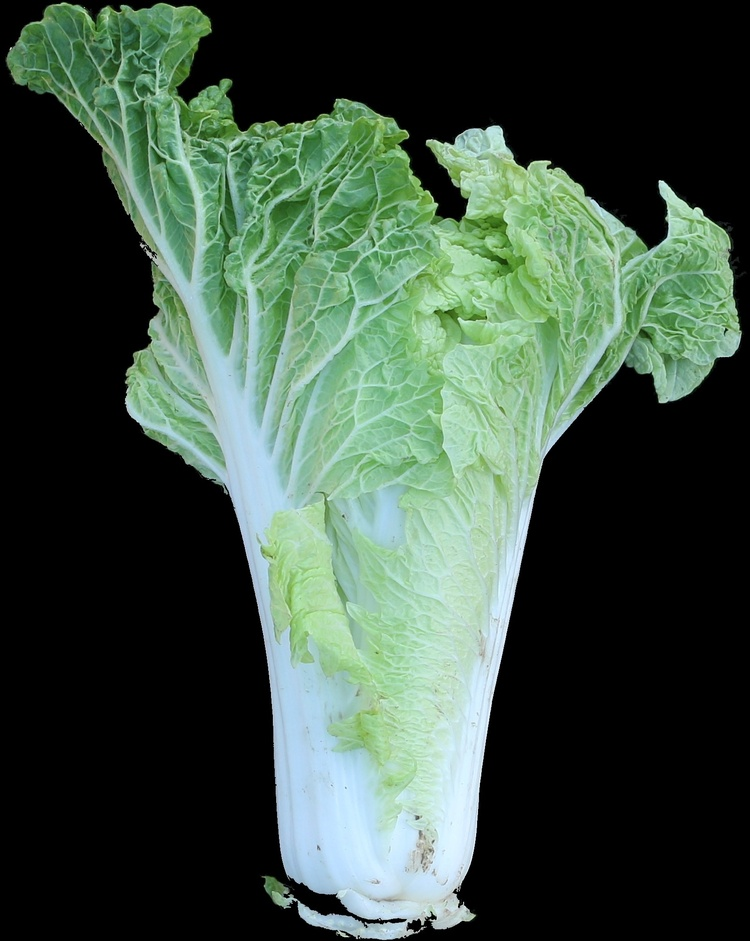
#> input picture 23/centered_22A-T-36-11球形侧视图.JPG, 750 x 941 px, shrunk from 1608 x 2016 before the run
$ python FindWhiteBiggest.py
#> lines starting #> are read from the running program, lines starting #| are printed output that depends on the picture; after the words box and inside, x2 and y2 are one past the last pixel; in counts of white or black regions, pixels touching at a corner belong together
import cv2
import numpy as np

# 读取输入图片
image = cv2.imread('centered_22A-T-36-11球形侧视图.JPG')
#> image is the input picture: shape (941, 750, 3); mean B, G, R 65.4, 78.9, 59.9

# 获取图片的尺寸
height, width = image.shape[:2]
#> height = 941; width = 750

# 截取图片的前一半
half_image = image[:, :width // 2]
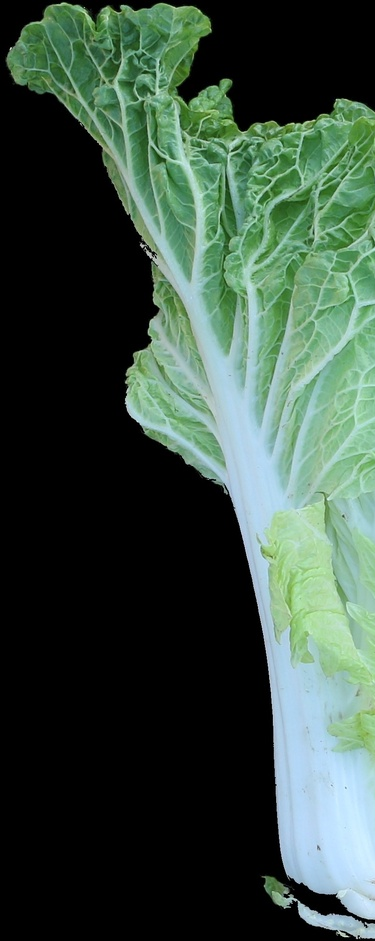
#> half_image: shape (941, 375, 3); mean B, G, R 64.6, 76.6, 56.8

# 定义白色的HSV范围
white_lower1 = np.array([0, 0, 180])
white_upper1 = np.array([180, 45, 255])
white_lower2 = np.array([90, 0, 190])
white_upper2 = np.array([180, 130, 255])
white_lower3 = np.array([0, 0, 180])
white_upper3 = np.array([27, 130, 255])

# 转换图片到HSV颜色空间
hsv_image = cv2.cvtColor(half_image, cv2.COLOR_BGR2HSV)
#> hsv_image: shape (941, 375, 3); mean H, S, V 34.7, 42.2, 78.5

# 创建掩码
mask1 = cv2.inRange(hsv_image, white_lower1, white_upper1)
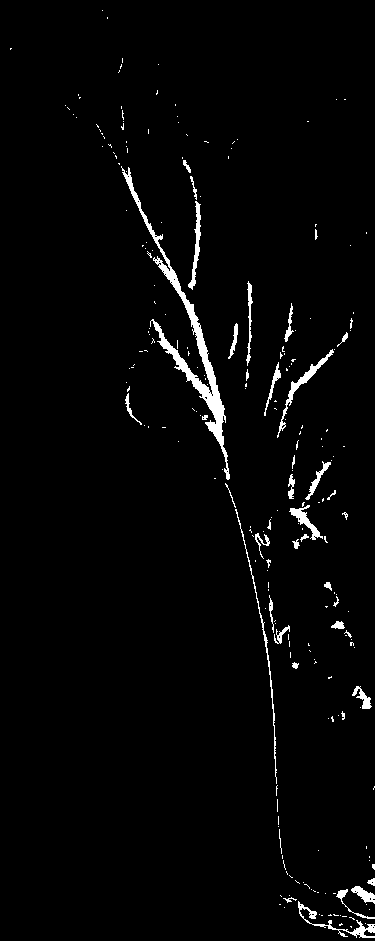
#> mask1: shape (941, 375); 2.3% white; 233 white regions (191 under 20 px), largest, box (x1, y1, x2, y2) and area: (121, 166, 230, 480) 2919, (277, 349, 334, 438) 481, (298, 901, 375, 938) 457
mask2 = cv2.inRange(hsv_image, white_lower2, white_upper2)
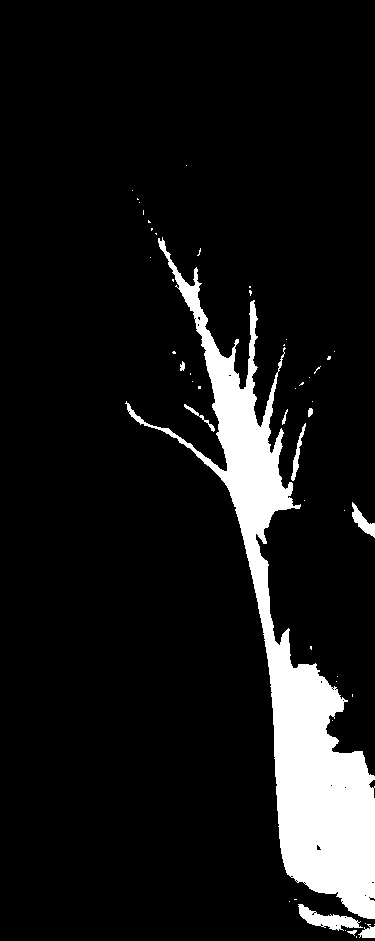
#> mask2: shape (941, 375); 9.5% white; 49 white regions (39 under 20 px), largest, box (x1, y1, x2, y2) and area: (125, 237, 375, 919) 31803, (298, 904, 363, 931) 723, (352, 502, 375, 538) 324
mask3 = cv2.inRange(hsv_image, white_lower3, white_upper3)
#> mask3: shape (941, 375); every value is 0

# 合并掩码
mask = cv2.bitwise_or(mask1, mask2)
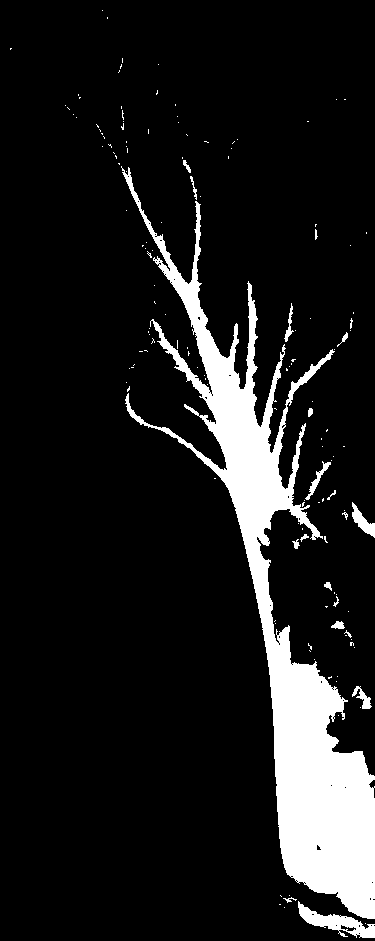
#> mask: shape (941, 375); 11% white; 147 white regions (127 under 20 px)
mask = cv2.bitwise_or(mask, mask3)

# 找到所有的轮廓
contours, _ = cv2.findContours(mask, cv2.RETR_EXTERNAL, cv2.CHAIN_APPROX_SIMPLE)
#> contours = 147 contours, 134 with area under 20; largest, box (x1, y1, x2, y2) and area: (121, 166, 375, 919) 34432, (298, 901, 375, 938) 974, (352, 502, 375, 538) 281, (305, 461, 331, 500) 152, (352, 686, 372, 709) 140

# 找到最大的轮廓
max_contour = max(contours, key=cv2.contourArea)
#> max_contour = contour of 1920 points, box (x1, y1, x2, y2) (121, 166, 375, 919), area 34432

# 创建一个空白的掩码
largest_white_area = np.zeros_like(half_image)

# 绘制最大的轮廓
cv2.drawContours(largest_white_area, [max_contour], -1, (255, 255, 255), thickness=cv2.FILLED)
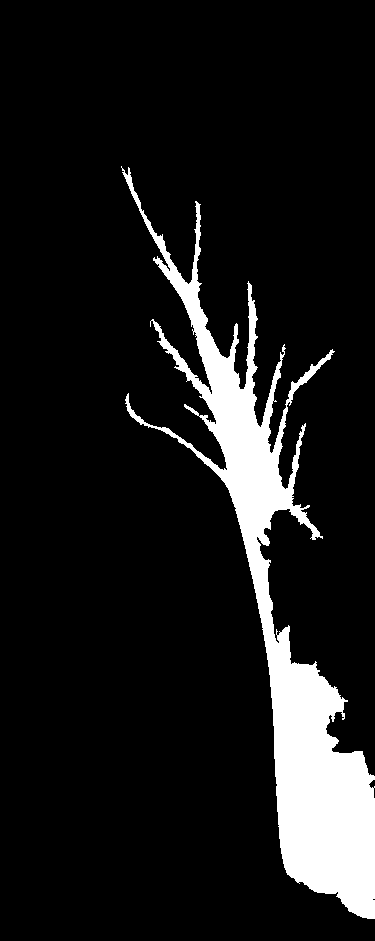
#> largest_white_area: shape (941, 375, 3); 10.3% white; 1 white region, box (x1, y1, x2, y2) and area: (121, 166, 375, 919) 36232

# 保存结果到当前文件夹
cv2.imwrite('largest_white_area.jpg', largest_white_area)

$ run again, with 23/centered_22A-T-34-2球形侧视图.JPG copied over 23/centered_22A-T-36-11球形侧视图.JPG
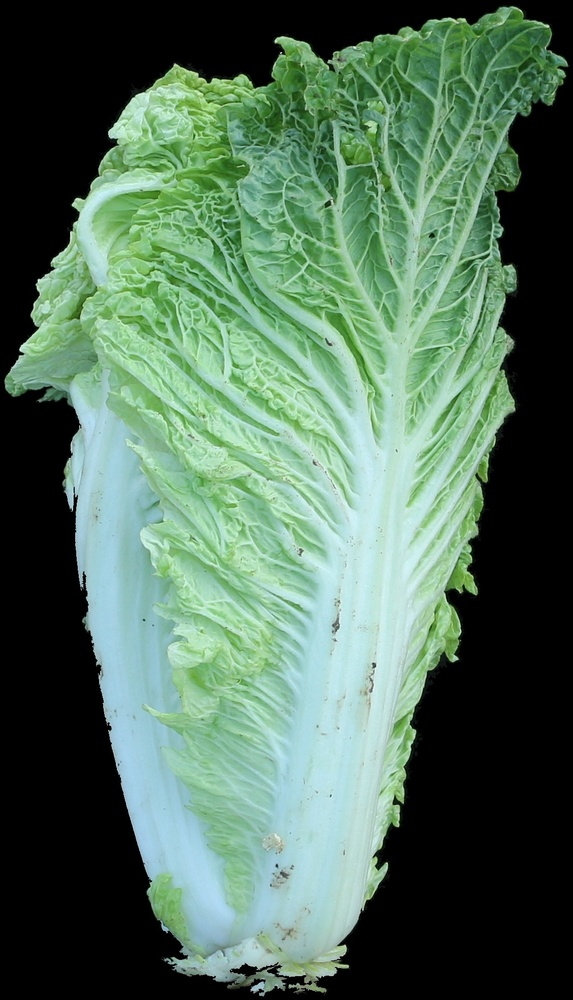
#> input picture 23/centered_22A-T-34-2球形侧视图.JPG, 573 x 1000 px, shrunk from 1128 x 1970 before the run
#> image is the input picture: shape (1000, 573, 3); mean B, G, R 92.2, 111.9, 82.8
#> hsv_image: shape (1000, 286, 3); mean H, S, V 46, 53.5, 117
#> `mask1 = cv2.inRange(hsv_image, white_lower1, white_upper1)`:
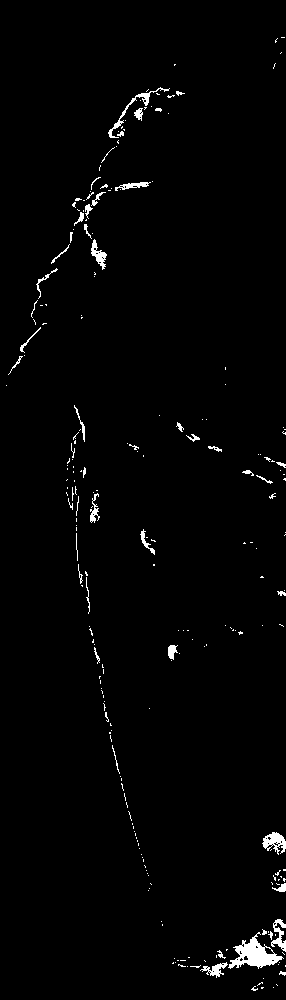
#> mask1: shape (1000, 286); 1.6% white; 239 white regions (192 under 20 px), largest, box (x1, y1, x2, y2) and area: (228, 932, 284, 969) 862, (262, 832, 286, 855) 298, (108, 87, 170, 138) 278
#> mask2: shape (1000, 286); 11.2% white; 50 white regions (36 under 20 px), largest, box (x1, y1, x2, y2) and area: (72, 397, 236, 943) 28022, (244, 849, 286, 935) 1922, (269, 744, 286, 834) 989
#> mask3: shape (1000, 286); every value is 0
#> mask: shape (1000, 286); 12.5% white; 183 white regions (139 under 20 px)
#> contours = 183 contours, 158 with area under 20; largest, box (x1, y1, x2, y2) and area: (71, 397, 236, 943) 27827, (244, 744, 286, 952) 3324, (226, 932, 284, 969) 906, (200, 954, 228, 978) 230, (108, 87, 170, 138) 182
#> max_contour = contour of 964 points, box (x1, y1, x2, y2) (71, 397, 236, 943), area 27827
#> `cv2.drawContours(largest_white_area, [max_contour], -1, (255, 255, 255..`:
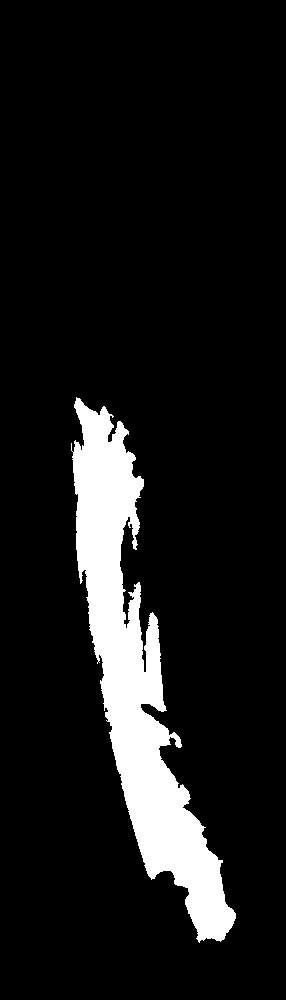
#> largest_white_area: shape (1000, 286, 3); 10% white; 1 white region, box (x1, y1, x2, y2) and area: (71, 397, 236, 943) 28731

$ run again, with 23/centered_22A-T-34-5球形侧视图.JPG copied over 23/centered_22A-T-36-11球形侧视图.JPG
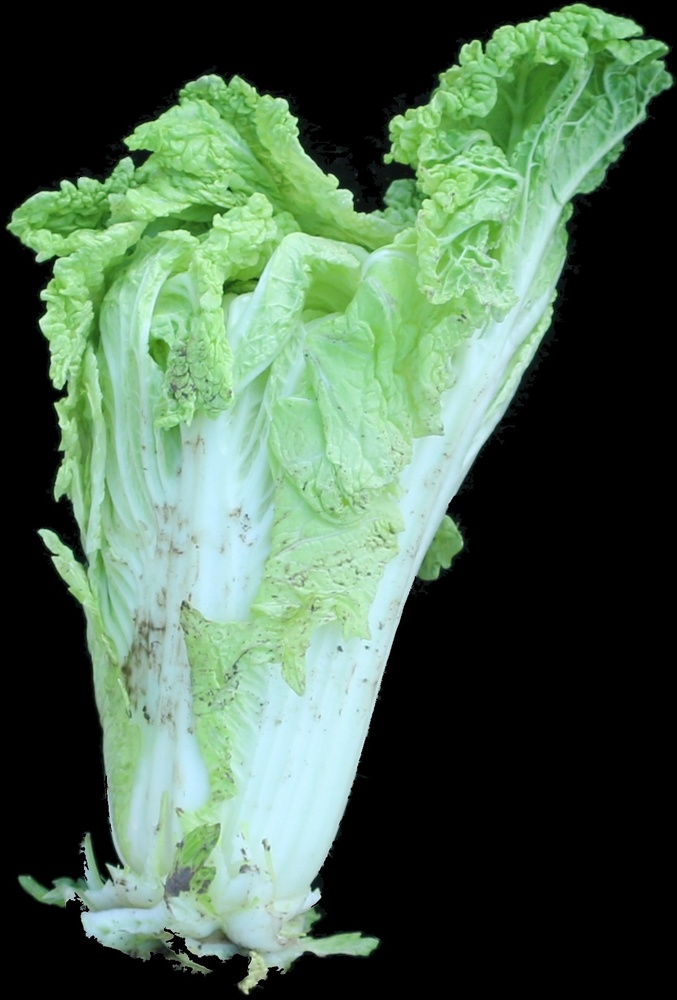
#> input picture 23/centered_22A-T-34-5球形侧视图.JPG, 677 x 1000 px, shrunk from 1209 x 1785 before the run
#> image is the input picture: shape (1000, 677, 3); mean B, G, R 80.4, 101.5, 75.9
#> hsv_image: shape (1000, 338, 3); mean H, S, V 49.3, 56.3, 134.9
#> `mask1 = cv2.inRange(hsv_image, white_lower1, white_upper1)`:
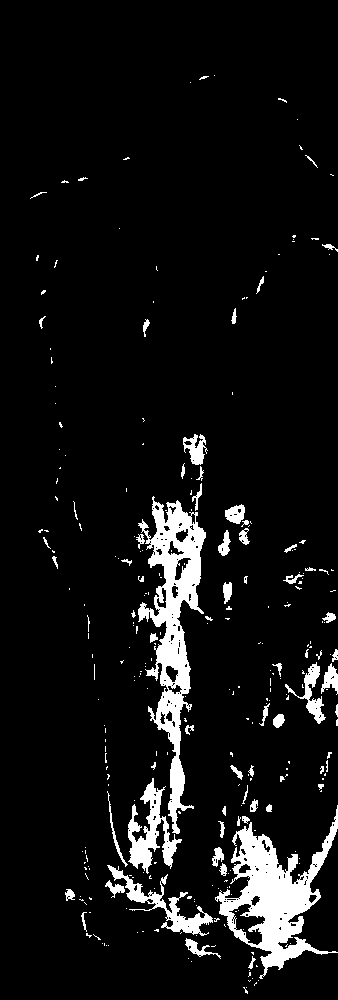
#> mask1: shape (1000, 338); 7.3% white; 288 white regions (222 under 20 px), largest, box (x1, y1, x2, y2) and area: (138, 496, 206, 834) 8003, (215, 805, 338, 979) 7427, (128, 778, 182, 874) 1929
#> mask2: shape (1000, 338); 10% white; 103 white regions (70 under 20 px), largest, box (x1, y1, x2, y2) and area: (241, 642, 338, 891) 14914, (192, 420, 272, 616) 8889, (129, 682, 207, 850) 3853
#> mask3: shape (1000, 338); every value is 0
#> mask: shape (1000, 338); 15.5% white; 239 white regions (199 under 20 px)
#> contours = 235 contours, 206 with area under 20; largest, box (x1, y1, x2, y2) and area: (128, 420, 272, 874) 23000, (215, 642, 338, 979) 22943, (81, 865, 213, 940) 2764, (87, 880, 125, 900) 304, (185, 938, 221, 959) 188
#> max_contour = contour of 1319 points, box (x1, y1, x2, y2) (128, 420, 272, 874), area 23000
#> `cv2.drawContours(largest_white_area, [max_contour], -1, (255, 255, 255..`:
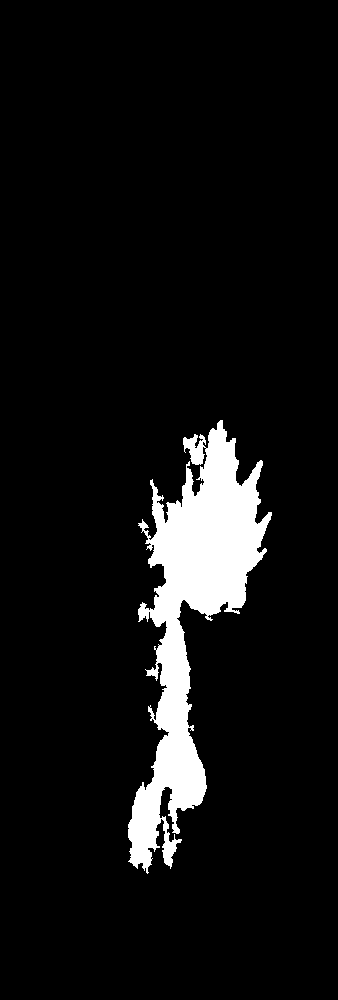
#> largest_white_area: shape (1000, 338, 3); 7.1% white; 1 white region, box (x1, y1, x2, y2) and area: (128, 420, 272, 874) 24128

$ run again, with 23/centered_22A-T-36-10球形侧视图.JPG copied over 23/centered_22A-T-36-11球形侧视图.JPG
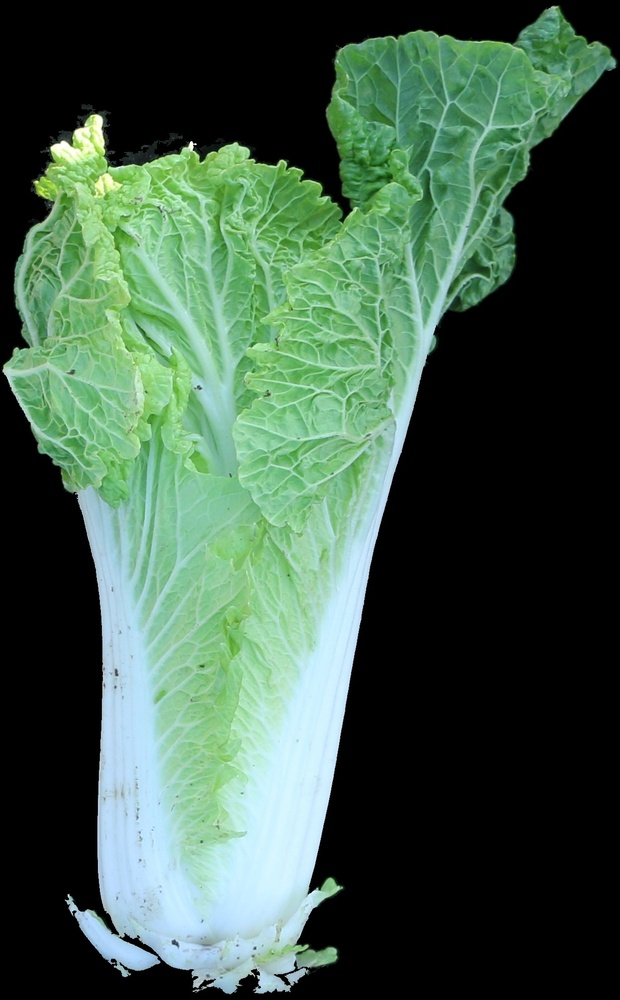
#> input picture 23/centered_22A-T-36-10球形侧视图.JPG, 620 x 1000 px, shrunk from 1248 x 2013 before the run
#> image is the input picture: shape (1000, 620, 3); mean B, G, R 72.8, 90.5, 64.2
#> hsv_image: shape (1000, 310, 3); mean H, S, V 49.6, 58.4, 131.8
#> `mask1 = cv2.inRange(hsv_image, white_lower1, white_upper1)`:
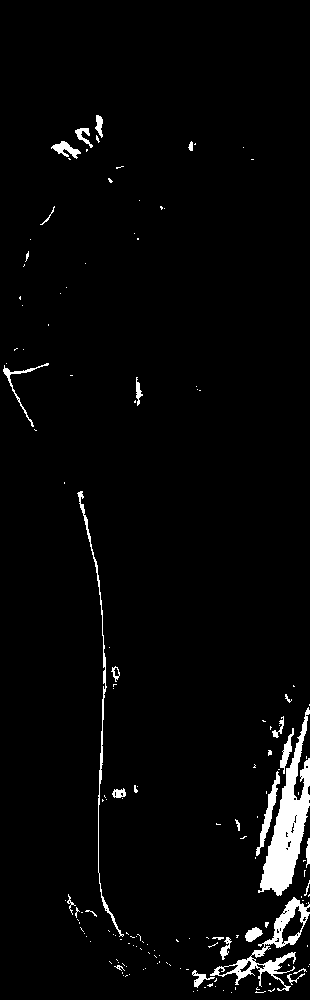
#> mask1: shape (1000, 310); 3% white; 157 white regions (127 under 20 px), largest, box (x1, y1, x2, y2) and area: (258, 707, 310, 896) 3692, (210, 897, 310, 991) 1732, (77, 491, 124, 937) 855
#> mask2: shape (1000, 310); 15.4% white; 23 white regions (16 under 20 px), largest, box (x1, y1, x2, y2) and area: (78, 487, 310, 993) 44676, (67, 899, 160, 970) 1872, (256, 970, 291, 993) 409
#> mask3: shape (1000, 310); 0% white in thin lines or dots, all inside (x1, y1, x2, y2) = (64, 142, 196, 152)
#> mask: shape (1000, 310); 16.1% white; 65 white regions (51 under 20 px)
#> contours = 65 contours, 54 with area under 20; largest, box (x1, y1, x2, y2) and area: (77, 487, 310, 993) 46126, (67, 894, 160, 970) 1788, (51, 141, 81, 159) 194, (3, 363, 49, 427) 150, (287, 968, 307, 985) 112
#> max_contour = contour of 982 points, box (x1, y1, x2, y2) (77, 487, 310, 993), area 46126
#> `cv2.drawContours(largest_white_area, [max_contour], -1, (255, 255, 255..`:
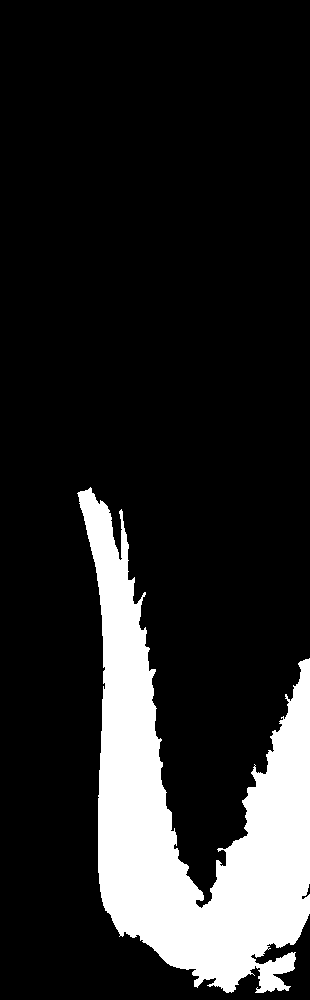
#> largest_white_area: shape (1000, 310, 3); 15.2% white; 1 white region, box (x1, y1, x2, y2) and area: (77, 487, 310, 993) 47257
